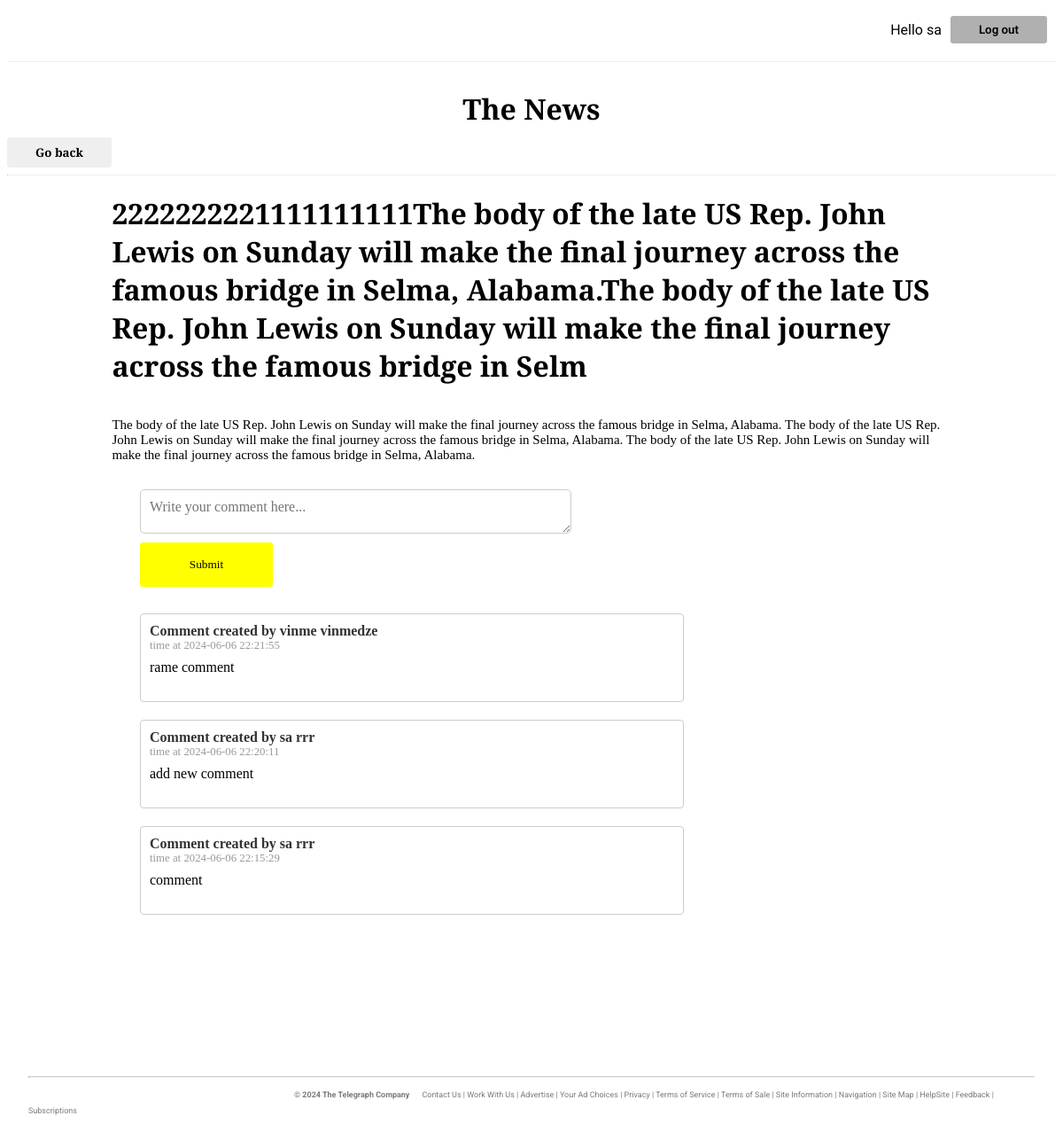
Screenshot of /?cardId=21 (signed in) with the database file from the repository.
### tables this page shows
CREATE TABLE `news` (
  `id` int(4) NOT NULL,
  `img` varchar(250) NOT NULL,
  `title` varchar(250) NOT NULL,
  `description` text NOT NULL,
  `fullStory` text DEFAULT NULL
);

CREATE TABLE `comment` (
  `idComment` int(5) NOT NULL,
  `idnews` int(11) NOT NULL,
  `idusers` int(11) NOT NULL,
  `comment` text NOT NULL,
  `time` datetime NOT NULL DEFAULT current_timestamp()
);

### previousComments.php (the view)
<?php
    if(isset($news[0][4])){
        $newsid= $news[0][4];
        $commentQuery = mysqli_query($conn,  "SELECT  idusers,time,comment FROM comment where idnews='$newsid' order by time DESC");
        $newscomments=mysqli_fetch_all($commentQuery);
        $commenters=[];
        for($i=0;$i<count($newscomments);$i++){
            $newscommentsindex=$newscomments[$i][0];
            $fnLn= mysqli_fetch_all(mysqli_query($conn,  "SELECT  firstname, lastname FROM users where userId='$newscommentsindex'"));
            $fn=$fnLn[0][0];
            $ln=$fnLn[0][1];
            $commenters[$i]=$fn."  ". $ln;
        }
        for($i=0;$i<count($newscomments);$i++){
?>
        <div class="comment">
            <div class="name">Comment created by <?=$commenters[$i]?></div>
            <div class="time">time at <?=$newscomments[$i][1]?></div>
            <p class="commenttext">
                <?=$newscomments[$i][2]?>
            </p>
        </div>
<?php
        }
    }
?>

### news.php (shortened to what this page needs)
<div class="header">
    <H1 style="font-family: Bitter; font-weight:bold">The News</H1>
</div>
<a href="?cardId="><button class="go">Go back</button></a>
<hr style="border-top: 1px rgb(106, 105, 105);">
<?php
    $id=$_SESSION["cardId"];
    $news=mysqli_fetch_all(mysqli_query($conn,  "SELECT  img, title, description,fullStory,id FROM news where id=$id" ));
?>
<div class="image-container">
    <h1 style="font-family:bitter"><?=$news[0][1]?></h1>
    <p style="font-family:bitter; font-size:15px"><?=$news[0][2]?></p>
</div>
<?php
    include "comment.php";
?>

### styles/style.css (style rules this page uses)
.header { display: flex; margin-top: 10px; height: 75px; background-color: white; justify-content: center; align-content: center; }
a { text-decoration: none; color: inherit; }
.image-container { margin: 20px auto; width: 80%; }
.image-container h1, .image-container p { font-family: 'Bitter', serif; }
.go { border-radius: 3px; border: none; font-weight: 600; padding: 8px 32px; font-family: bitter; cursor: pointer; }
.comment { margin-top: 20px; border: 1px solid #ccc; border-radius: 4px; width: 50%; padding: 10px; margin-left: 150px; }
.name { font-weight: bold; color: #333; }
.time { color: #999; font-size: 0.8em; }
.commenttext { margin-top: 5px; font-size: 1em; line-height: 1.5; }

### rows the page displays
news: title "2222222221111111111The body of the late US Rep. John Lewis on Sunday will make the final journey across the famous bridge in Selma, Alabama.The body of the late US Rep. John Lewis on Sunday will make the final journey across the famous bridge in Selm", description "The body of the late US Rep. John Lewis on Sunday will make the final journey across the famous bridge in Selma, Alabama. The body of the late US Rep. John Lewis on Sunday will make the final journey across the famous bridge in Selma, Alabama. The body of the late US Rep. John Lewis on Sunday will make the final journey across the famous bridge in Selma, Alabama."
comment: i "vinme vinmedze", time "2024-06-06 22:21:55", comment "rame comment"
comment: i "sa rrr", time "2024-06-06 22:20:11", comment "add new comment"
comment: i "sa rrr", time "2024-06-06 22:15:29", comment "comment"

### other values shown
$_SESSION["firstname"] "sa"
